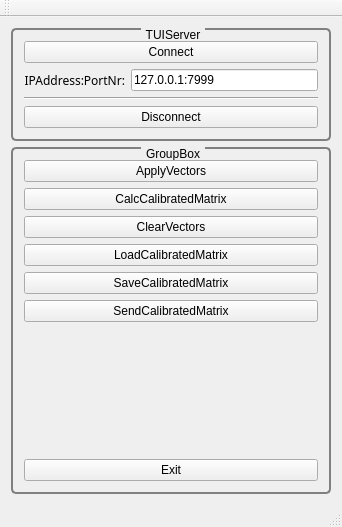
<?xml version="1.0" encoding="UTF-8"?>
<ui version="4.0">
 <class>MainWindow</class>
 <widget class="QMainWindow" name="MainWindow">
  <property name="geometry">
   <rect>
    <x>0</x>
    <y>0</y>
    <width>342</width>
    <height>527</height>
   </rect>
  </property>
  <property name="windowTitle">
   <string>MainWindow</string>
  </property>
  <widget class="QWidget" name="centralWidget">
   <layout class="QVBoxLayout" name="verticalLayout_2">
    <item>
     <widget class="QGroupBox" name="groupBox_3">
      <property name="styleSheet">
       <string notr="true"> QGroupBox {
     background-color: qlineargradient(x1: 0, y1: 0, x2: 0, y2: 1,
                                       stop: 0 #E0E0E0, stop: 1 #FFFFFF);
     border: 2px solid gray;
     border-radius: 5px;
     margin-top: 1ex; /* leave space at the top for the title */
 }

 QGroupBox::title {
     subcontrol-origin: margin;
     subcontrol-position: top center; /* position at the top center */
     padding: 0 3px;
     background-color: qlineargradient(x1: 0, y1: 0, x2: 0, y2: 1,
                                       stop: 0 #FFOECE, stop: 1 #FFFFFF);
 }</string>
      </property>
      <property name="title">
       <string>TUIServer</string>
      </property>
      <layout class="QVBoxLayout" name="verticalLayout_3">
       <item>
        <widget class="QPushButton" name="ConnectPushButton">
         <property name="text">
          <string>Connect</string>
         </property>
        </widget>
       </item>
       <item>
        <layout class="QHBoxLayout" name="horizontalLayout_2">
         <item>
          <widget class="QLabel" name="label">
           <property name="minimumSize">
            <size>
             <width>50</width>
             <height>0</height>
            </size>
           </property>
           <property name="font">
            <font>
             <family>Ubuntu Mono</family>
            </font>
           </property>
           <property name="layoutDirection">
            <enum>Qt::LeftToRight</enum>
           </property>
           <property name="text">
            <string>IPAddress:PortNr:</string>
           </property>
           <property name="alignment">
            <set>Qt::AlignRight|Qt::AlignTrailing|Qt::AlignVCenter</set>
           </property>
          </widget>
         </item>
         <item>
          <widget class="QLineEdit" name="TUIServerIPLineEdit">
           <property name="sizePolicy">
            <sizepolicy hsizetype="Minimum" vsizetype="Fixed">
             <horstretch>1</horstretch>
             <verstretch>0</verstretch>
            </sizepolicy>
           </property>
           <property name="minimumSize">
            <size>
             <width>0</width>
             <height>0</height>
            </size>
           </property>
           <property name="text">
            <string>127.0.0.1:7999</string>
           </property>
          </widget>
         </item>
        </layout>
       </item>
       <item>
        <widget class="Line" name="line_4">
         <property name="orientation">
          <enum>Qt::Horizontal</enum>
         </property>
        </widget>
       </item>
       <item>
        <widget class="QPushButton" name="DisconnectPushButton">
         <property name="text">
          <string>Disconnect</string>
         </property>
        </widget>
       </item>
      </layout>
     </widget>
    </item>
    <item>
     <widget class="QGroupBox" name="groupBox">
      <property name="styleSheet">
       <string notr="true"> QGroupBox {
     background-color: qlineargradient(x1: 0, y1: 0, x2: 0, y2: 1,
                                       stop: 0 #E0E0E0, stop: 1 #FFFFFF);
     border: 2px solid gray;
     border-radius: 5px;
     margin-top: 1ex; /* leave space at the top for the title */
 }

 QGroupBox::title {
     subcontrol-origin: margin;
     subcontrol-position: top center; /* position at the top center */
     padding: 0 3px;
     background-color: qlineargradient(x1: 0, y1: 0, x2: 0, y2: 1,
                                       stop: 0 #FFOECE, stop: 1 #FFFFFF);
 }</string>
      </property>
      <property name="title">
       <string>GroupBox</string>
      </property>
      <layout class="QVBoxLayout" name="verticalLayout">
       <item>
        <widget class="QPushButton" name="applyPushButton">
         <property name="text">
          <string>ApplyVectors</string>
         </property>
        </widget>
       </item>
       <item>
        <widget class="QPushButton" name="calcPushButton">
         <property name="text">
          <string>CalcCalibratedMatrix</string>
         </property>
        </widget>
       </item>
       <item>
        <widget class="QPushButton" name="clearPushButton">
         <property name="text">
          <string>ClearVectors</string>
         </property>
        </widget>
       </item>
       <item>
        <widget class="QPushButton" name="loadPushButton">
         <property name="text">
          <string>LoadCalibratedMatrix</string>
         </property>
        </widget>
       </item>
       <item>
        <widget class="QPushButton" name="savePushButton">
         <property name="text">
          <string>SaveCalibratedMatrix</string>
         </property>
        </widget>
       </item>
       <item>
        <widget class="QPushButton" name="sendPushButton">
         <property name="text">
          <string>SendCalibratedMatrix</string>
         </property>
        </widget>
       </item>
       <item>
        <spacer name="verticalSpacer">
         <property name="orientation">
          <enum>Qt::Vertical</enum>
         </property>
         <property name="sizeHint" stdset="0">
          <size>
           <width>20</width>
           <height>40</height>
          </size>
         </property>
        </spacer>
       </item>
       <item>
        <widget class="QPushButton" name="exitPushButton">
         <property name="text">
          <string>Exit</string>
         </property>
        </widget>
       </item>
      </layout>
     </widget>
    </item>
   </layout>
  </widget>
  <widget class="QMenuBar" name="menuBar">
   <property name="geometry">
    <rect>
     <x>0</x>
     <y>0</y>
     <width>342</width>
     <height>25</height>
    </rect>
   </property>
  </widget>
  <widget class="QToolBar" name="mainToolBar">
   <attribute name="toolBarArea">
    <enum>TopToolBarArea</enum>
   </attribute>
   <attribute name="toolBarBreak">
    <bool>false</bool>
   </attribute>
  </widget>
  <widget class="QStatusBar" name="statusBar"/>
 </widget>
 <layoutdefault spacing="6" margin="11"/>
 <resources/>
 <connections/>
</ui>
